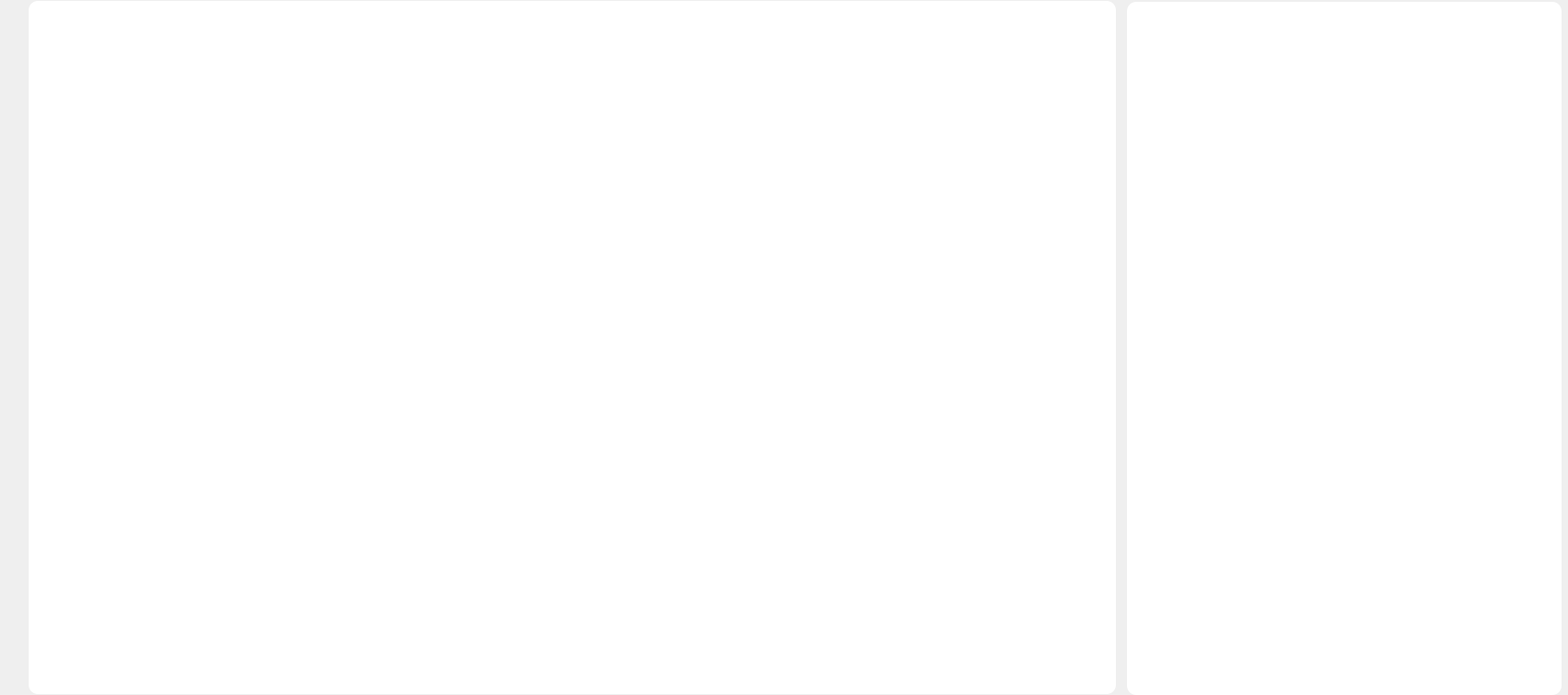
<?xml version="1.0" encoding="UTF-8"?>
<ui version="4.0">
 <class>CalibrationResultMain</class>
 <widget class="QWidget" name="CalibrationResultMain">
  <property name="geometry">
   <rect>
    <x>0</x>
    <y>0</y>
    <width>1696</width>
    <height>752</height>
   </rect>
  </property>
  <property name="sizePolicy">
   <sizepolicy hsizetype="Fixed" vsizetype="Fixed">
    <horstretch>0</horstretch>
    <verstretch>0</verstretch>
   </sizepolicy>
  </property>
  <property name="minimumSize">
   <size>
    <width>1696</width>
    <height>752</height>
   </size>
  </property>
  <property name="maximumSize">
   <size>
    <width>1696</width>
    <height>752</height>
   </size>
  </property>
  <property name="windowTitle">
   <string>Form</string>
  </property>
  <widget class="QTableWidget" name="table_left">
   <property name="geometry">
    <rect>
     <x>31</x>
     <y>1</y>
     <width>1176</width>
     <height>750</height>
    </rect>
   </property>
   <property name="sizePolicy">
    <sizepolicy hsizetype="Fixed" vsizetype="Fixed">
     <horstretch>0</horstretch>
     <verstretch>0</verstretch>
    </sizepolicy>
   </property>
   <property name="minimumSize">
    <size>
     <width>1176</width>
     <height>750</height>
    </size>
   </property>
   <property name="maximumSize">
    <size>
     <width>1176</width>
     <height>750</height>
    </size>
   </property>
   <property name="styleSheet">
    <string notr="true">QTableWidget#table_left
{
background: #FFFFFF;
font-family: PingFang SC;
font-weight: 500;
font-size: 24px;
border-radius: 10px;
color: #333333;
line-height: 42px;
}
QTableWidget::item {
    text-align: center;
}
QHeaderView {
    font-family: PingFang SC;
	font-weight: 500;
	font-size: 22px;
	color: #6D7E92;
	line-height: 42px;
}

QHeaderView::section {
    background-color: #EFF0F2;
	border-top: 1px solid #E1EBF6;
	border-left: none;
	border-bottom: 1px solid #E1EBF6;
	border-right: none;
	line-height: 42px;
}
QTableWidget::item:selected {
    background: #D4F2F5;
	border-top: none;
	border-left: none;
	border-bottom: 1px solid #22A4B3;
	border-right: none;
}</string>
   </property>
  </widget>
  <widget class="QTableWidget" name="table_right">
   <property name="geometry">
    <rect>
     <x>1219</x>
     <y>2</y>
     <width>470</width>
     <height>750</height>
    </rect>
   </property>
   <property name="sizePolicy">
    <sizepolicy hsizetype="Fixed" vsizetype="Fixed">
     <horstretch>0</horstretch>
     <verstretch>0</verstretch>
    </sizepolicy>
   </property>
   <property name="minimumSize">
    <size>
     <width>470</width>
     <height>750</height>
    </size>
   </property>
   <property name="maximumSize">
    <size>
     <width>470</width>
     <height>750</height>
    </size>
   </property>
   <property name="styleSheet">
    <string notr="true">QTableWidget#table_right
{
background: #FFFFFF;
font-family: PingFang SC;
font-weight: 500;
font-size: 24px;
border-radius: 10px;
color: #333333;
line-height: 42px;
}
QTableWidget::item {
    text-align: center;
}
QHeaderView {
    font-family: PingFang SC;
	font-weight: 500;
	font-size: 22px;
	color: #6D7E92;
	line-height: 42px;
}

QHeaderView::section {
    background-color: #EFF0F2;
	border-top: 1px solid #E1EBF6;
	border-left: none;
	border-bottom: 1px solid #E1EBF6;
	border-right: none;
	line-height: 42px;
}
QTableWidget::item:selected {
    background: #D4F2F5;
	border-top: none;
	border-left: none;
	border-bottom: 1px solid #22A4B3;
	border-right: none;
}</string>
   </property>
  </widget>
 </widget>
 <resources/>
 <connections/>
</ui>
